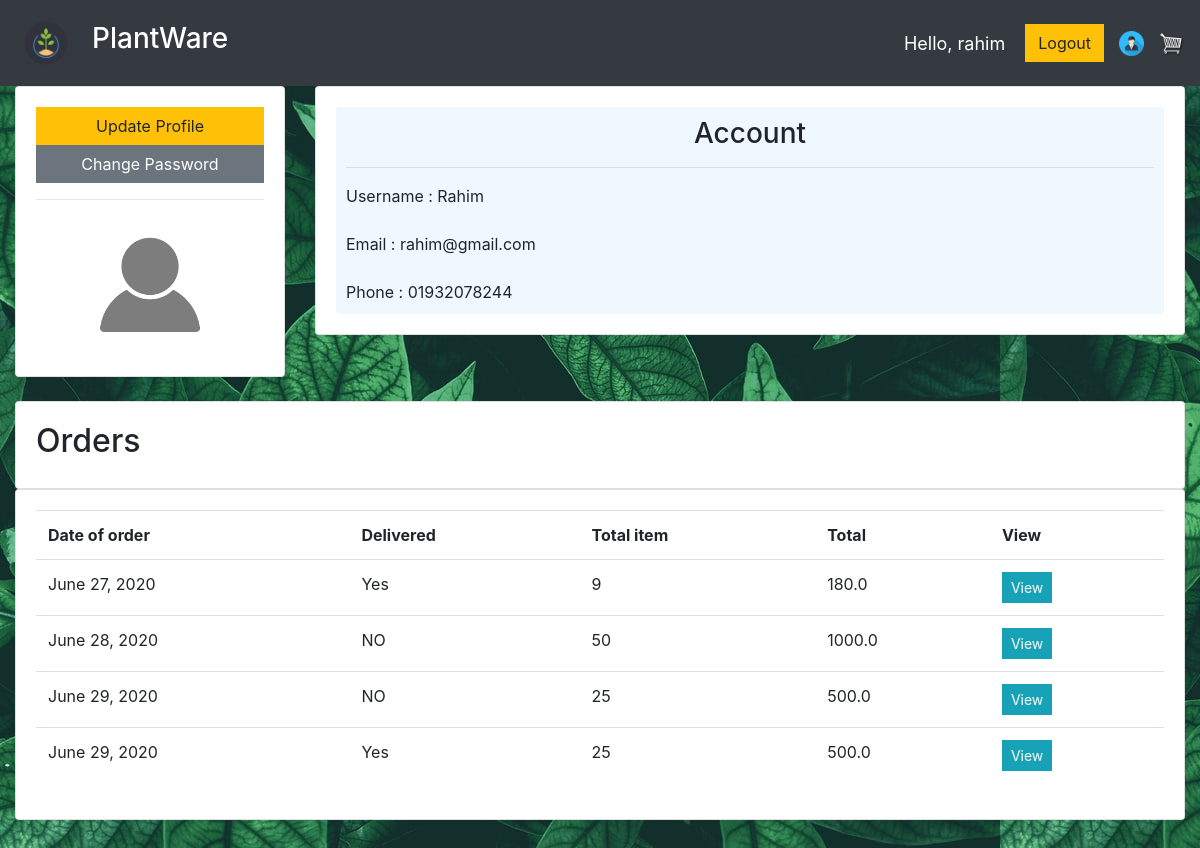
The page /cus_profile/ (signed in) on the database its author committed.
### warehouse/models.py (models this page shows, shortened)
class Customer(models.Model):
    user = models.OneToOneField(User, null=True, blank=True, on_delete=models.CASCADE)
    name = models.CharField(max_length=50, null=True)
    email = models.EmailField(max_length=50)
    phone = models.CharField(max_length=20, null=True)
    date_created = models.DateTimeField(auto_now_add=True, null=True)
    profile_pic = models.ImageField(default="profile2.png", null=True, blank=True)
    def __str__(self):
        return self.name

class Order(models.Model):
    customer = models.ForeignKey(Customer, null=True, on_delete=models.CASCADE)
    date_ordered = models.DateTimeField(auto_now_add=False, null=True)
    complete = models.BooleanField(default=False, null=True, blank=False)
    transaction_id = models.CharField(max_length=100, null=True)
    delivery = models.BooleanField(default=False)
    def __str__(self):
        template = '{0.id}({0.customer})'
        return template.format(self)
    @property
    def get_cart_total(self):
        orderitems = self.orderitem_set.all()
        item = orderitems.count()
        amount = float(sum([item.get_total for item in orderitems]))
        if item >= 5:
            total = amount - (amount*0.1)
            return total
        else:
            total = amount
            return total
    @property
    def get_cart_items(self):
        orderitems = self.orderitem_set.all()
        total = sum([item.quantity for item in orderitems])
        return total

class OrderItem(models.Model):
    product = models.ForeignKey(Product, on_delete=models.SET_NULL, null=True)
    order = models.ForeignKey(Order, on_delete=models.SET_NULL, null=True)
    quantity = models.IntegerField(default=0, null=True, blank=True)
    date_added = models.DateTimeField(auto_now_add=True)
    @property
    def get_total(self):
        total = self.product.price * self.quantity
        return total

class Product(models.Model):
    name = models.CharField(max_length=50, null=True)
    category = models.ForeignKey(Category, null=True, on_delete=models.CASCADE)
    price = models.DecimalField(max_digits=7, decimal_places=2)
    date_created = models.DateTimeField(auto_now_add=True, null=True)
    description = models.CharField(max_length=200, null=True, blank=True)
    image = models.ImageField(upload_to='images/', null=True, blank=True)
    available = models.BooleanField(default=False, null=True, blank=True)
    quantity = models.IntegerField(default=0)

### account/decorators.py (the view)
        def wrapper_func(request, *args, **kwargs):
            group = None
            if request.user.groups.exists():
                group = request.user.groups.all()[0].name
            if group in allowed_roles:
                return view_func(request, *args, **kwargs)
            else:
                return HttpResponse('You are not allow to access this page.')

### store/views.py (called while the page is built)
@login_required(login_url='login')
@allowed_user(allowed_roles=['customer'])
def ProfilePage(request):
	orders = request.user.customer.order_set.all()
	print(orders.all())
	context = {'orders': orders}
	return render(request, 'store/profile.html', context)

### warehouse/templates/store/profile.html
{%  extends 'warehouse/main.html' %}
{% block content %}
    <div class="row">
        <div class="col-md-3">
            <div class="card card-body">
                <a class="btn btn-warning" href="{% url 'profile_update' %}">Update Profile</a>
                <a class="btn btn-secondary" href="{% url 'change_password' %}">Change Password</a>
                <hr>
                <img class="profile-pic" src="{{ request.user.customer.profile_pic.url }}">
            </div>
        </div>
        <div class="col-md-9">
            <div class="card card-body">
                <div class="box-element">
                    <h3 style="text-align: center">Account</h3> <hr>
                    Username : {{ request.user.customer.name }} <br><br>
                    Email : {{ request.user.customer.email }} <br> <br>
                    Phone : {{ request.user.customer.phone }}
                </div>
            </div>
	    </div>
    </div>
    <br>
    <div class="row">
        <div class="col-md">
            <div class="card card-body">
                <div>
                    <h2>Orders</h2>
                </div>
            </div>
            <div class="card card-body">
                <table class="table">
                    <tr>
                        <th>Date of order</th>
                        <th>Delivered</th>
                        <th>Total item</th>
                        <th>Total</th>
                        <th>View</th>
                    </tr>
                    {% for order in orders %}
                        {% if order.complete == True %}
                            <tr>
                                <td>{{ order.date_ordered|date }}</td>
                                <td> {% if order.delivery == True %} Yes {% else %} NO {% endif %} </td>
                                 <td>{{ order.get_cart_items }}</td>
                                <td>{{ order.get_cart_total }}</td>
                                <td><a class="btn btn-sm btn-info" href="{% url 'cus_order' order.id %}">View</a></td>
                            </tr>
                        {% endif %}
                    {% endfor %}
                </table>
            </div>
        </div>
    </div>
{% endblock %}

### warehouse/templates/warehouse/header.html (shortened to what this page needs)
{% load static %}
<nav class="navbar navbar-expand-lg navbar-dark bg-dark">
    <a class="navbar-brand" href= "{% url 'store' %}">
        <img id="logo" src="{% static 'images/GOGREEN-02-512.png' %}"></a>
  <div class="collapse navbar-collapse" id="navbarSupportedContent">
    <ul class="navbar-nav mr-auto">
      <li class="nav-item active">
          <a class="navbar-brand" href= "{% url 'store' %}"><h3>PlantWare</h3><span class="sr-only">(current)</span></a>
      </li>
    </ul>
      <div class="form-inline my-2 my-lg-0">
          {% if request.user.is_authenticated %}
            <span class="hello-msg">Hello, {{ request.user }}</span>
              <a href="{% url 'logout' %}" class="btn btn-warning">Logout</a>
              {% if request.user.is_staff %}
                <a href="{% url 'admin_profile' %}">
                  <img  id="cart-icon" src="{% static 'images/user.png' %}">
                </a>
              {% else %}
                  <a href="{% url 'cus_profile' %}">
                    <img  id="cart-icon" src="{% static 'images/user.png' %}">
                  </a>
              {% endif %}
          {% else %}
              <a href="{% url 'login' %}" class="btn btn-warning">Login</a>
          {% endif %}
    </div>
      <div class="form-inline my-2 my-lg-0">
          {% if request.user.is_staff %}
              <a href="{% url 'home' %}">
              <img  id="cart-icon" src="{% static 'images/home_icon.png' %}">
            </a>
          {% else %}
                <a href="{% url 'cart' %}">
                  <img  id="cart-icon" src="{% static 'images/cart.png' %}">
                </a>
          {% endif %}
      </div>
  </div>
</nav>

### static/css/main.css (style rules this page uses)
#logo { height: 100%; width: 60px; }
body { background: url('/static/images/bg_pic.jpg'); }
#cart-icon { width:25px; display: inline-block; margin-left: 15px; }
.box-element { background-color: #F0F8FF; border-radius: 4px; padding: 10px; }
.btn { border-radius: 0; }
.hello-msg { font-size: 18px; color: #fff; margin-right: 20px; }
.profile-pic { max-width: 150px; max-height:140px; margin: 0 auto; border-radius: 50%; }

### rows shown on the page
Order: date_ordered "June 27, 2020", delivery "Yes", get_cart_items "9", get_cart_total "180.0"
Order: date_ordered "June 28, 2020", delivery "NO", get_cart_items "50", get_cart_total "1000.0"
Order: date_ordered "June 29, 2020", delivery "NO", get_cart_items "25", get_cart_total "500.0"
Order: date_ordered "June 29, 2020", delivery "Yes", get_cart_items "25", get_cart_total "500.0"

### other values the page prints
{{ request.user }} "rahim"
{{ request.user.customer.name }} "Rahim"
{{ request.user.customer.email }} "rahim@gmail.com"
{{ request.user.customer.phone }} "01932078244"
